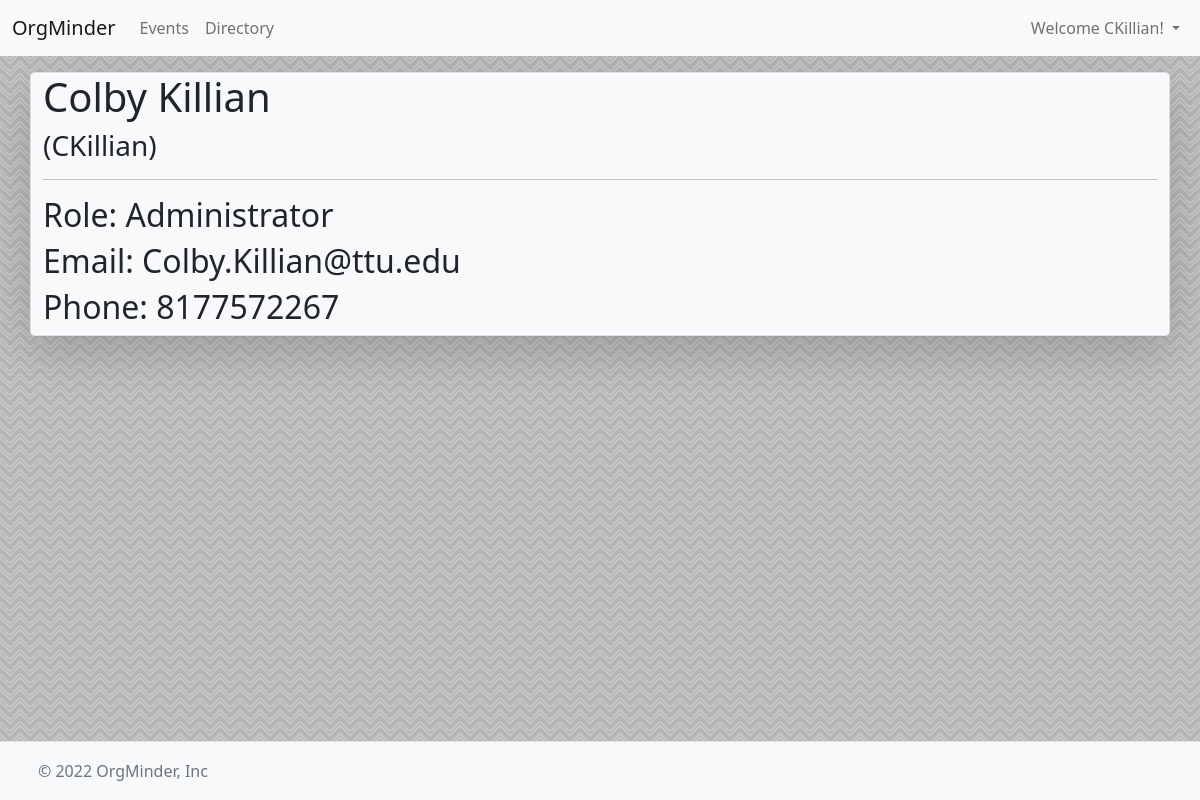
The page /profile?username=CKillian (signed in) on the database its author committed.
### tables this page shows
CREATE TABLE "LOGINS" (
	"USERNAME"	TEXT NOT NULL,
	"PASSWORD"	TEXT NOT NULL,
	"PERMISSIONLEVEL"	INTEGER NOT NULL DEFAULT 0,
	"PHONE"	TEXT,
	"EMAIL"	TEXT,
	"FIRSTNAME"	TEXT,
	"LASTNAME"	TEXT,
	PRIMARY KEY("USERNAME")
);

### main.py (the view)
@app.route("/profile")
def profile():
    if(not session.get("user_logged")):
        return redirect("/login")
    username = request.args.get("username")
    conn = sqlite3.connect(dbName)
    cur = conn.cursor()
    cur.execute("SELECT USERNAME,PERMISSIONLEVEL,EMAIL,FIRSTNAME,LASTNAME,PHONE FROM LOGINS WHERE USERNAME = (?)",(username,))
    result = cur.fetchone()
    userData = {
        "username":result[0],
        "permissionlevel":result[1],
        "email":result[2],
        "firstname":result[3],
        "lastname":result[4],
        "phone":result[5]
    }
    conn.commit()
    conn.close()
    return render_template("profile.html",username = session.get("user_logged"), data=userData)

### templates/profile.html (shortened to what this page needs)
{% extends 'default.html' %}
{% block body %}
<div class="container">
    <div class="row h-100 justify-content-center pt-3 ">
        <div class="col-12 align-self-center border bg-light my-auto rounded-3 border shadow-lg">
            <h1>{{data['firstname']}} {{data['lastname']}}</h1>
            <h3>({{data['username']}})</h3>
            <hr>
            <h2>Role:
                {% if data['permissionlevel'] == 0 %}
                    Member
                {% elif data['permissionlevel'] == 1 %}
                    Moderator
                {% elif data['permissionlevel'] == 2 %}
                    Administrator
                {% endif %}
            </h2>
            <h2>Email: {{data['email']}} </h2>
            <h2>Phone: {{data['phone']}}</h2>
        </div>
    </div>
</div>
{% endblock %}

### templates/default.html (shortened to what this page needs)
<!DOCTYPE html>
<html lang="en">
<head>
    <link href="https://cdn.jsdelivr.net/npm/bootstrap@5.1.3/dist/css/bootstrap.min.css" rel="stylesheet">
    <link rel="stylesheet" href="/static/css/style.css">
</head>
<body>
    {% if username %}
    <nav class="navbar navbar-expand-lg navbar-light bg-light">
        <div class="container-fluid">
            <a class="navbar-brand" href="./">OrgMinder</a>
            <div class="collapse navbar-collapse" id="navbarNavDropdown">
            <ul class="navbar-nav">
                <li class="nav-item">
                    <a class="nav-link" href="/events">Events</a>
                </li>
                <li class="nav-item">
                    <a class="nav-link" href="/directory">Directory</a>
                </li>
            </ul>
            </div>
            <div class="d-flex">
                <ul class="navbar-nav">
                    <li class="nav-item dropdown">
                        <a class="nav-link dropdown-toggle" href="#" id="navbarDropdownMenuLink" role="button" data-bs-toggle="dropdown" aria-expanded="false">
                            Welcome {{username}}!
                        </a>
                    </li>
                </ul>
            </div>
        </div>
    </nav>
    {% endif %}
    {% block body %}
    {% endblock %}
    <footer class="d-flex flex-wrap justify-content-between align-items-center py-3 border-top bg-light fixed-bottom">
        <div class="col-md-4 d-flex align-items-center">
          <a href="/" class="mb-3 me-2 mb-md-0 text-muted text-decoration-none lh-1">
            <svg class="bi" width="30" height="24"><use xlink:href="#bootstrap"></use></svg>
          </a>
          <span class="text-muted">© 2022 OrgMinder, Inc</span>
        </div>
        <ul class="nav col-md-4 justify-content-end list-unstyled d-flex">
          <li class="ms-3"><a class="text-muted" href="#"><svg class="bi" width="24" height="24"><use xlink:href="#twitter"></use></svg></a></li>
          <li class="ms-3"><a class="text-muted" href="#"><svg class="bi" width="24" height="24"><use xlink:href="#instagram"></use></svg></a></li>
          <li class="ms-3"><a class="text-muted" href="#"><svg class="bi" width="24" height="24"><use xlink:href="#facebook"></use></svg></a></li>
        </ul>
      </footer>
</body>
</html>

### static/css/style.css (style rules this page uses)
body { background-color: #b5b4b6; }

### rows shown on the page
LOGINS: USERNAME "CKillian", firstname "Colby", lastname "Killian", username "CKillian", email "Colby.Killian@ttu.edu", phone "8177572267"
